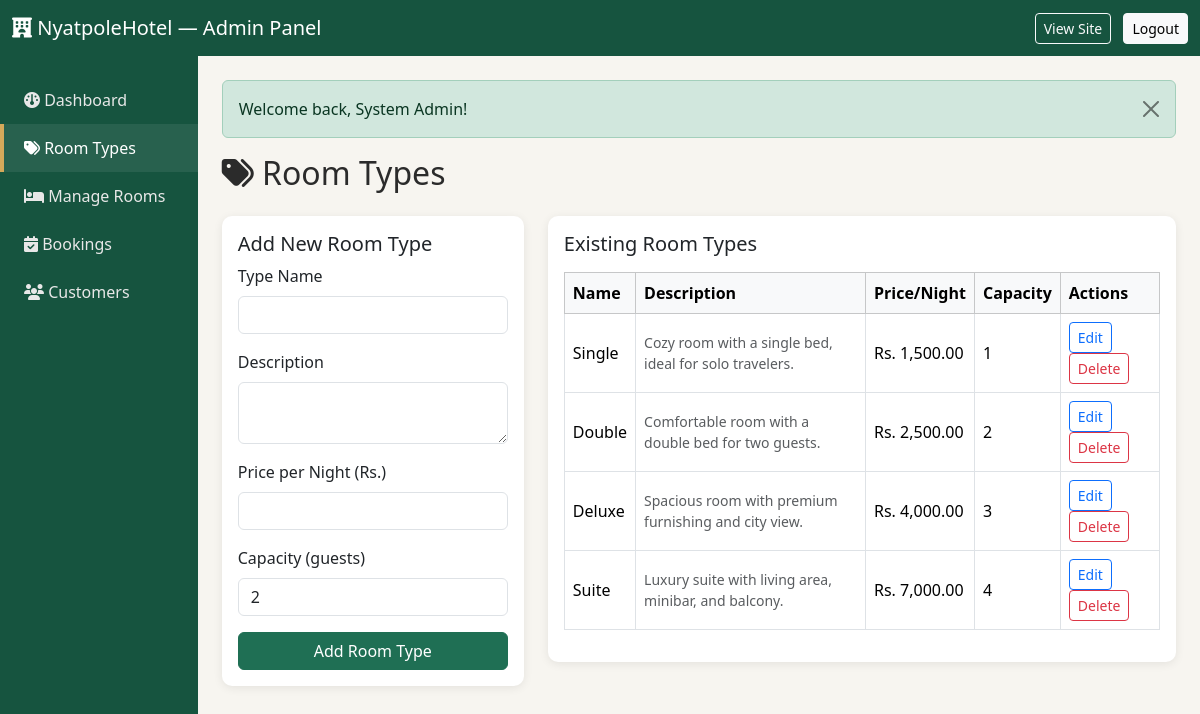
The page /admin/room_types.php (signed in) on the database its author committed.
### tables this page shows
CREATE TABLE room_types (
    room_type_id INT AUTO_INCREMENT PRIMARY KEY,
    type_name VARCHAR(50) NOT NULL,
    description TEXT,
    price_per_night DECIMAL(10,2) NOT NULL,
    capacity INT NOT NULL DEFAULT 2
);

### admin/room_types.php (the view, shortened to what this page needs)
<?php
require_once 'includes_header.php';
$edit_type = null;
$types = mysqli_query($conn, "SELECT * FROM room_types ORDER BY price_per_night");
?>
<h2 class="mb-4"><i class="fa-solid fa-tags"></i> Room Types</h2>
<div class="row g-4">
    <div class="col-lg-4">
        <div class="card p-3">
            <h5><?php echo $edit_type ? 'Edit Room Type' : 'Add New Room Type'; ?></h5>
            <form method="POST">
                <div class="mb-3">
                    <label class="form-label">Type Name</label>
                    <input type="text" name="type_name" class="form-control" required
                           value="<?php echo $edit_type ? htmlspecialchars($edit_type['type_name']) : ''; ?>">
                </div>
                <div class="mb-3">
                    <label class="form-label">Description</label>
                    <textarea name="description" class="form-control" rows="2"><?php echo $edit_type ? htmlspecialchars($edit_type['description']) : ''; ?></textarea>
                </div>
                <div class="mb-3">
                    <label class="form-label">Price per Night (Rs.)</label>
                    <input type="number" step="0.01" name="price_per_night" class="form-control" required
                           value="<?php echo $edit_type ? $edit_type['price_per_night'] : ''; ?>">
                </div>
                <div class="mb-3">
                    <label class="form-label">Capacity (guests)</label>
                    <input type="number" name="capacity" class="form-control" required
                           value="<?php echo $edit_type ? $edit_type['capacity'] : '2'; ?>">
                </div>
                <button type="submit" class="btn btn-primary w-100"><?php echo $edit_type ? 'Update' : 'Add'; ?> Room Type</button>
            </form>
        </div>
    </div>
    <div class="col-lg-8">
        <div class="card p-3">
            <h5 class="mb-3">Existing Room Types</h5>
            <div class="table-responsive">
                <table class="table table-bordered align-middle">
                    <thead class="table-light">
                        <tr>
                            <th>Name</th>
                            <th>Description</th>
                            <th>Price/Night</th>
                            <th>Capacity</th>
                            <th>Actions</th>
                        </tr>
                    </thead>
                    <tbody>
                        <?php while ($t = mysqli_fetch_assoc($types)): ?>
                            <tr>
                                <td><?php echo htmlspecialchars($t['type_name']); ?></td>
                                <td class="small text-muted"><?php echo htmlspecialchars($t['description']); ?></td>
                                <td><?php echo format_price($t['price_per_night']); ?></td>
                                <td><?php echo (int)$t['capacity']; ?></td>
                                <td>
                                    <a href="room_types.php?edit=<?php echo $t['room_type_id']; ?>" class="btn btn-sm btn-outline-primary">Edit</a>
                                    <a href="room_types.php?delete=<?php echo $t['room_type_id']; ?>" class="btn btn-sm btn-outline-danger"
                                       onclick="return confirm('Delete this room type? Rooms using it must be removed first.');">Delete</a>
                                </td>
                            </tr>
                        <?php endwhile; ?>
                    </tbody>
                </table>
            </div>
        </div>
    </div>
</div>
<?php require_once 'includes_footer.php'; ?>

### assets/css/style.css (style rules this page uses)
:root { --primary: #1f6f54; --primary-dark: #16543f; --accent: #d4a95a; --bg-light: #f7f5f0; }
body { background-color: var(--bg-light); font-family: 'Segoe UI', Roboto, Arial, sans-serif; color: #2b2b2b; }
.btn-primary { background-color: var(--primary); border-color: var(--primary); }
.card { border: none; border-radius: 10px; box-shadow: 0 2px 10px rgba(0,0,0,0.08); transition: transform 0.15s ease; }

### rows shown on the page
room_types: type_name "Single", description "Cozy room with a single bed, ideal for solo travelers.", price_per_night "Rs. 1,500.00", capacity "1"
room_types: type_name "Double", description "Comfortable room with a double bed for two guests.", price_per_night "Rs. 2,500.00", capacity "2"
room_types: type_name "Deluxe", description "Spacious room with premium furnishing and city view.", price_per_night "Rs. 4,000.00", capacity "3"
room_types: type_name "Suite", description "Luxury suite with living area, minibar, and balcony.", price_per_night "Rs. 7,000.00", capacity "4"

### other values the page prints
$flash['message'] "Welcome back, System Admin!"
